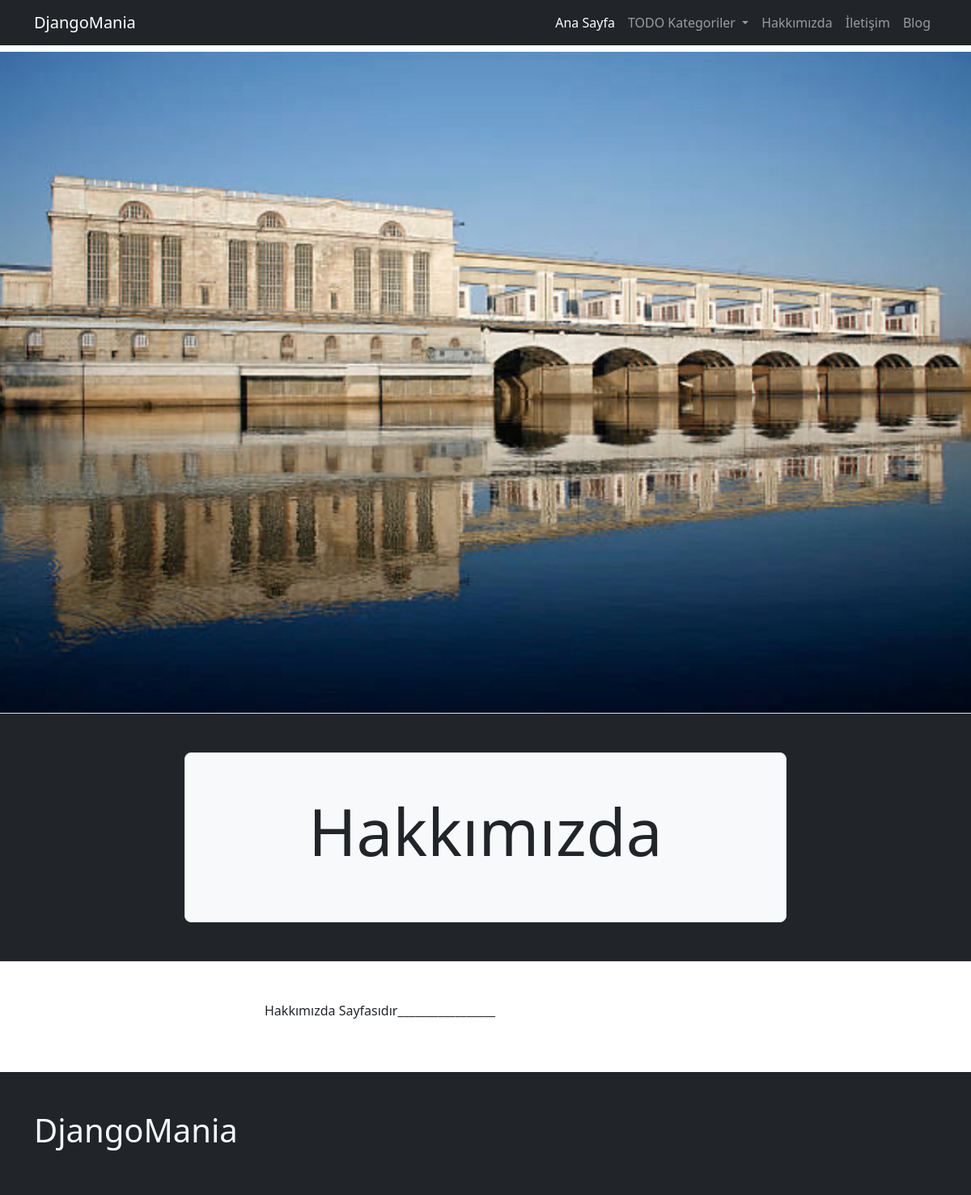
Screenshot of /page/hakkmzda/ with the database file from the repository.
### pages/models.py (models this page shows, shortened)
class Page(models.Model):
    user = models.ForeignKey(User, on_delete=models.CASCADE)
    slug = AutoSlugField(populate_from='title', unique=True)
    title = models.CharField(max_length=200)
    cover_image = models.ImageField(upload_to='page_image')
    content = HTMLField(blank=True, null=True)
    is_active = models.BooleanField(default=False)
    created_at = models.DateTimeField(auto_now_add=True)
    updated_at = models.DateTimeField(auto_now=True)
    def get_absolute_url(self):
        return reverse(
                'page:page_view',
            kwargs={
                "page_slug": self.slug,
            }
        )

### pages/views.py (the view)
# urls.py: path('<slug:page_slug>/', page_view, name='page_view'),
def page_view (request, page_slug):
    page=get_object_or_404(Page, slug=page_slug)
    context=dict(
        page=page,
    )
    return render(request, "page/page_detail.html", context)

### config/global_context_processors.py (called while the page is built)
def global_todo_categories_context(request):
    return dict(
        global_todo_categories = TodoCategory.objects.filter(is_active=True)
    )

def global_page_context(request):
    return dict(
        global_pages=Page.objects.filter(is_active=True)
    )

### todo/models.py (called while the page is built)
    def get_absolute_url(self):
        return reverse(
            'todo:category_view',
            kwargs={
                "category_slug": self.slug
            }
        )

### pages/templates/page/page_detail.html (shortened to what this page needs)
{% extends 'core/base.html' %}
{% block container-fluid %}
<div class="container-fluid mt-2 mb-5">
    <div class="row">
        <div class="col-sm-12 px-0">
            <img src="{{ page.cover_image.url }}" alt="" class="w-100">
        </div>
    </div>
    {% include 'page/components/hero_component.html' with hero_title=page.title %}
</div>
{% endblock %}
{% block container %}
<div class="row">
    <div class="col-sm-6 offset-sm-3">
        {{ page.content | safe }}
    </div>
</div>
{% endblock %}

### templates/core/navbar.html (shortened to what this page needs)
<nav class="navbar navbar-expand-lg bg-dark navbar-dark">
  <div class="container">
    <a class="navbar-brand" href="/">DjangoMania</a>
    <div class="collapse navbar-collapse" id="navbarNav">
      <ul class="navbar-nav ms-auto">
        <li class="nav-item">
          <a class="nav-link active" aria-current="page" href="/">Ana Sayfa</a>
        </li>
        <li class="nav-item dropdown">
          <a class="nav-link dropdown-toggle" href="#" role="button" data-bs-toggle="dropdown" aria-expanded="false">
            TODO Kategoriler
          </a>
          {% for page in global_pages %}
          <li class="nav-item">
            <a class="nav-link" aria-current="page" href="{{ page.get_absolute_url }}">{{ page.title }}</a>
          </li>
          {% endfor %}
          <li class="nav-item">
            <a class="nav-link" aria-current="page" href="{% url 'blog:all_post_view' %}">Blog</a>
          </li>
      </ul>
    </div>
  </div>
</nav>

### pages/templates/page/components/hero_component.html (shortened to what this page needs)
<div class="row bg-dark p-4 border-top border-bottom mb-2">
    <div class="col-sm-8 offset-sm-2 my-4">
        <div class="h-100 p-5 bg-light border rounded-3">
            <h1 class="display-1 text-center">{{ hero_title }}</h1>
        </div>
    </div>
</div>

### rows the page displays
Page: title "Hakkımızda", cover_image (picture), content "Hakkımızda Sayfasıdır_________________"
Page: title "İletişim"
